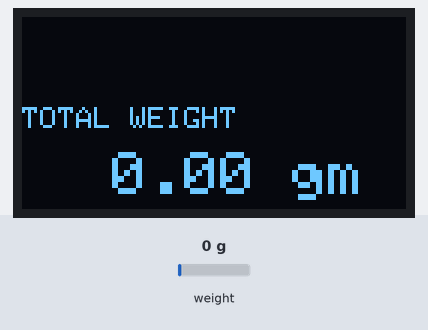
This sketch was run on a simulated ESP32. Shown: 128×64 one-colour display. The inputs (shaded band) are chosen by the test bench; at power-on: weight on the scale 0 g. WiFi joins after 1.5 s; servers stay silent unless stated; the display library's start-up logo is not drawn; what the sketch prints to the serial monitor is not drawn.

Above: at 7.0 s.
7.1 s: weight on the scale set to 2 g
At 9.2 s:
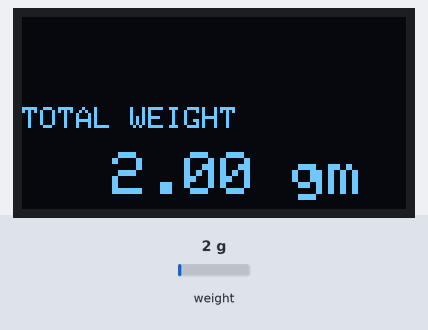
9.6 s: weight on the scale set to 100 g
At 10.2 s:
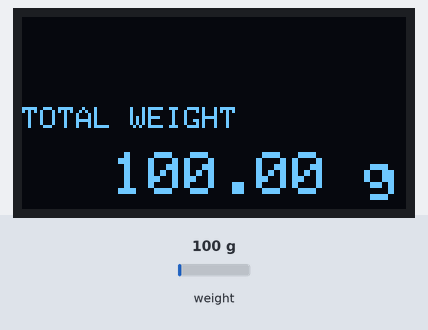
11.4 s: weight on the scale set to 1250 g
At 13.4 s:
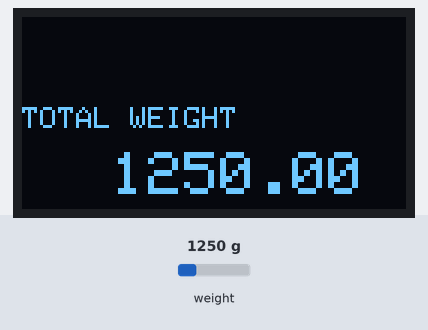
Timing chart, 0 to 14.9 s (numbered marks = the images above; inputs shaded):
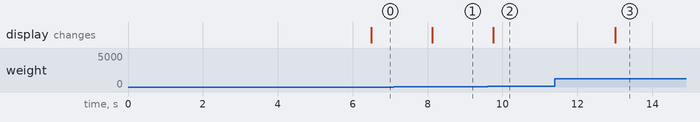

The sketch:

inventory.ino
```cpp
#define BLYNK_TEMPLATE_ID "TMPL3B4U7_RKx"
#define BLYNK_TEMPLATE_NAME "Weight"
#define BLYNK_AUTH_TOKEN "bp3lULHBxjH5xEsJpfZ5U-81ExycWLcn"
#include <Wire.h>
#include <Adafruit_GFX.h>
#include <Adafruit_SH110X.h>
#include <WiFi.h>
#include <WiFiClient.h>
#include <BlynkSimpleEsp32.h>
#include <HX711.h>

#define i2c_Address 0x3c
#define SCREEN_WIDTH 128
#define SCREEN_HEIGHT 64
#define OLED_RESET -1
Adafruit_SH1106G display = Adafruit_SH1106G(SCREEN_WIDTH, SCREEN_HEIGHT, &Wire, OLED_RESET);

#define DOUT 23
#define CLK 19
HX711 scale;

#define BLYNK_TEMPLATE_ID "TMPL3B4U7_RKx"
#define BLYNK_TEMPLATE_NAME "Weight"
#define BLYNK_AUTH_TOKEN "bp3lULHBxjH5xEsJpfZ5U-81ExycWLcn"

char ssid[] = "vivo 1920";
char pass[] = "Tilak1234";

float weight;
float calibration_factor = -200.0345;

void setup() {
  Serial.begin(115200);

  // OLED display
  if (!display.begin(i2c_Address, true)) {
    Serial.println(F("SH1106 allocation failed"));
    for (;;);
  }

  display.display();
  delay(2000);
  display.clearDisplay();

  // HX711
  Serial.println("HX711 calibration sketch");
  Serial.println("Remove all weight from scale");
  Serial.println("After readings begin, place known weight on scale");
  Serial.println("Press + or a to increase calibration factor");
  Serial.println("Press - or z to decrease calibration factor");

  scale.begin(DOUT, CLK);
  scale.set_scale();
  scale.tare(); // Reset the scale to 0
  long zero_factor = scale.read_average();
  Serial.print("Zero factor: ");
  Serial.println(zero_factor);

  // Blynk
  Blynk.begin(BLYNK_AUTH_TOKEN, ssid, pass);
}

void loop() {
  Blynk.run();
  measureweight();
  displayWeightOnOLED();
}

void measureweight() {
  scale.set_scale(calibration_factor);
  Serial.print("Reading: ");
  weight = scale.get_units(5);
  if (weight < 0) {
    weight = 0.00;
  }
  Serial.print("gram:");
  Serial.print(weight);
  Serial.print(" g");
  Serial.print(" calibration_factor: ");
  Serial.print(calibration_factor);
  Serial.println();
  Blynk.virtualWrite(V0, weight);
  Blynk.virtualWrite(V1, weight);

  delay(100);
}

void displayWeightOnOLED() {

  display.clearDisplay();
  display.setTextColor(SH110X_WHITE);
  display.setTextSize(1);
  display.setCursor(0, 30);
  display.print("TOTAL WEIGHT ");
  display.setCursor(30, 45);
  display.setTextSize(2);
  display.print(weight);
  display.print(" gm");
  display.display();

  delay(1000);
}
```

Measured:
- the behaviour switches between 0 and 1 g on weight on the scale (found by bisection; images 0 and 1)
- after the input at 7.1 s, the display: changes after 1.0 s (image 1)
- after the input at 9.6 s, the display: changes after 0.15 s (image 2)
- after the input at 11.4 s, the display: changes after 1.6 s (image 3)
